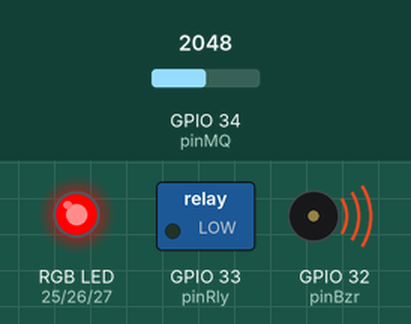
A sketch run on a simulated ESP32. Parts: switched loads named in the sketch (green lamp = pin HIGH), an RGB LED mixed from three pins (HIGH = lit), buzzer (waves = sounding). The inputs (shaded band) are chosen by the test bench; at power-on: GPIO 34 (pinMQ) = 2048. WiFi joins after 1.5 s; servers stay silent unless stated; what the sketch prints to the serial monitor is not drawn.

Above: at 61.91 s.
Timing chart, 0 to 64.8 s (numbered marks = the images above):
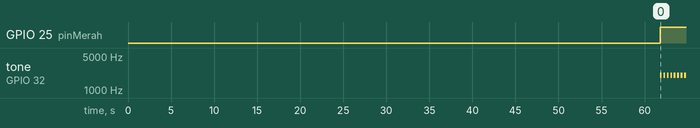

Measured:
- by itself, GPIO 25 (pinMerah): LOW → HIGH at 61.8 s
- by itself, tone on GPIO 32 (pinBzr): alternates 2000 Hz for 0.20 s and silent for 0.20 s

The sketch:

Kelompok7_Co2_Blynk.ino
```cpp
#define BLYNK_TEMPLATE_ID "TMPL6vuF4lNlf"
#define BLYNK_TEMPLATE_NAME "Final Project"
#define BLYNK_AUTH_TOKEN "9hPu6uKfre99Pz_VWWYGqTYoYZzXzpHU"

#include <WiFi.h>
#include <BlynkSimpleEsp32.h>

// Informasi WiFi
const char* ssid = "kos 23";    // Nama WiFi
const char* pass = "57584321";   // Password WiFi

// Pin konfigurasi
const int pinMQ = 34;    // Pin analog MQ135
const int pinMerah = 25; // Pin LED merah
const int pinHijau = 26; // Pin LED hijau
const int pinBiru = 27;  // Pin LED biru
const int pinBzr = 32;   // Pin buzzer
const int pinRly = 33;   // Pin relay kipas

// Variabel kalibrasi
float RL = 10.0;          // Nilai resistor load
float R0 = 76.63;         // Nilai RZERO hasil kalibrasi
float kurvaCO2[3] = {2.602, 0.2, -0.48}; // Kurva kalibrasi CO2

// Variabel waktu dengan millis()
unsigned long waktuBzrSblm = 0;
unsigned long intervalBzr = 200;
unsigned long waktuMQSblm = 0;
unsigned long intervalMQ = 1000;
unsigned long waktuNotifSblm = 0;
unsigned long intervalNotif = 2000;
bool statusBzr = false;

// Variabel kontrol manual
bool controlfan = false; // Status kontrol manual relay

WidgetLED Merah(V1);
WidgetLED Kuning(V2);
WidgetLED Hijau(V3);

void setup() {
  Serial.begin(115200);

  // Koneksi WiFi dan Blynk
  WiFi.begin(ssid, pass);
  Blynk.begin(BLYNK_AUTH_TOKEN, ssid, pass);

  // Konfigurasi pin
  pinMode(pinMerah, OUTPUT);
  pinMode(pinHijau, OUTPUT);
  pinMode(pinBiru, OUTPUT);
  pinMode(pinBzr, OUTPUT);
  pinMode(pinRly, OUTPUT);

  // Preheat sensor MQ-135 selama 1 menit
  Serial.println("Preheating MQ-135...");
  for (int i = 60; i > 0; i--) {
    Serial.print("Waktu preheat: ");
    Serial.print(i);
    Serial.println(" detik");
    delay(1000);
  }
  Serial.println("Preheat selesai. Inisialisasi CO2 Detector");
}

void loop() {
  Blynk.run();

  unsigned long waktuSaatIni = millis();

  // Bacaan sensor
  static float ppmCO2 = 0;
  if (waktuSaatIni - waktuMQSblm >= intervalMQ) {
    waktuMQSblm = waktuSaatIni;
    int adc = analogRead(pinMQ);
    ppmCO2 = hitungPPM(adc);

    Serial.print("CO2 (ppm): ");
    Serial.println(ppmCO2);

    // Kirim data ke Blynk
    Blynk.virtualWrite(V0, ppmCO2);

    if (!controlfan) {
      RGB_Relay(ppmCO2, waktuSaatIni);
    }
  }

  // Kontrol buzzer
  buzzer(ppmCO2, waktuSaatIni);
}

void RGB_Relay(float ppmCO2, unsigned long waktuSaatIni) {
  if (ppmCO2 <= 750) {
    RGB(0, 1, 0);
    digitalWrite(pinRly, HIGH);
    Merah.off();
    Kuning.off();
    Hijau.on();
    Blynk.virtualWrite(V5, LOW);
  } else if (ppmCO2 > 750 && ppmCO2 <= 1200) {
    RGB(1, 1, 0);
    digitalWrite(pinRly, LOW);
    Merah.off();
    Kuning.on();
    Hijau.off();
    Blynk.virtualWrite(V5, HIGH);
    if (waktuSaatIni - waktuNotifSblm >= intervalNotif) {
      Blynk.logEvent("WARNING", "CO2 meningkat");
      waktuNotifSblm = waktuSaatIni;
    }
  } else {
    RGB(1, 0, 0);
    digitalWrite(pinRly, LOW);
    Merah.on();
    Kuning.off();
    Hijau.off();
    Blynk.virtualWrite(V5, HIGH);
    if (waktuSaatIni - waktuNotifSblm >= intervalNotif) {
      Blynk.logEvent("DANGER", "CO2 sangat tinggi!");
      waktuNotifSblm = waktuSaatIni;
    }
  }
}

void buzzer(float ppmCO2, unsigned long waktuSaatIni) {
  if (ppmCO2 > 750) {
    if (waktuSaatIni - waktuBzrSblm >= intervalBzr) {
      waktuBzrSblm = waktuSaatIni;
      statusBzr = !statusBzr;
      int freq = (ppmCO2 <= 1200) ? 1000 : 2000;
      if (statusBzr) {
        tone(pinBzr, freq);
        Blynk.virtualWrite(V4, HIGH);
      } else {
        noTone(pinBzr);
        Blynk.virtualWrite(V4, LOW);
      }
    }
  } else {
    noTone(pinBzr);
    Blynk.virtualWrite(V4, LOW);
  }
}

void RGB(int merah, int hijau, int biru) {
  digitalWrite(pinMerah, merah);
  digitalWrite(pinHijau, hijau);
  digitalWrite(pinBiru, biru);
}

float hitungPPM(int adc) {
  float VRL = (adc / 4095.0) * 5.0;
  float RS = (5.0 - VRL) / VRL * RL;
  float rasio = RS / R0;
  float ppm = pow(10, ((log10(rasio) - kurvaCO2[1]) / kurvaCO2[2]) + kurvaCO2[0]);
  return ppm;
}

BLYNK_WRITE(V6) {
  controlfan = param.asInt();
  if (controlfan) {
    digitalWrite(pinRly, LOW);
    Blynk.virtualWrite(V5, LOW);
  } else {
    digitalWrite(pinRly, HIGH);
    Blynk.virtualWrite(V5, HIGH);
  }
}
```
